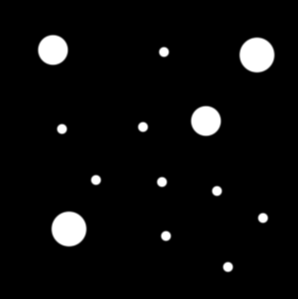
#> input picture 2.png, 298 x 299 px, given in place of 2.jpg, which was not available
$ python fusion.py
#> lines starting #> are read from the running program, lines starting #| are printed output that depends on the picture; after the words box and inside, x2 and y2 are one past the last pixel; in counts of white or black regions, pixels touching at a corner belong together
import cv2
import numpy as np
from matplotlib import pyplot as plt
import os

def dilasi(thresh,kernel):
    d = cv2.dilate(thresh, kernel, iterations=1)
    return d;

FILE_OUTPUT = 'Hasil Deteksi.png'

# mengecek apakah ada file hasil deteksi.png
# dengan fungsi dibawah output bisa di overwrite
if os.path.isfile(FILE_OUTPUT):
    os.remove(FILE_OUTPUT)

#membaca file gambar
gambar = cv2.imread('2.jpg',0)
#> gambar is the input picture: shape (299, 298); min 0, max 255, mean 11.4
#konversi biner dengan threshold apabila minValue 127 dan MaxValue 255 pada sebuah pixel maka nilainya 1
ret, thresh = cv2.threshold(gambar, 127, 255, cv2.THRESH_BINARY)
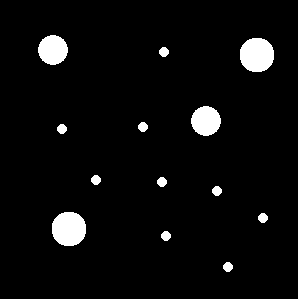
#> thresh: shape (299, 298); 4.4% white; 13 white regions, largest, box (x1, y1, x2, y2) and area: (240, 38, 274, 72) 945, (52, 212, 86, 246) 945, (38, 35, 68, 65) 692
#membuat sebuah kernel 3x3 tipe 8bit
kernel = np.ones((3,3),np.uint8)

$ run again, with 1.PNG copied over 2.png
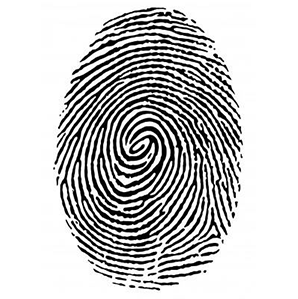
#> input picture 1.PNG, 298 x 299 px, given in place of 2.jpg, which was not available
#> gambar is the input picture: shape (299, 298); min 0, max 255, mean 198.6
#> `ret, thresh = cv2.threshold(gambar, 127, 255, cv2.THRESH_BINARY)`:
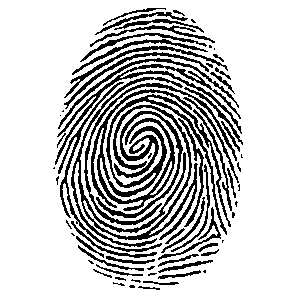
#> thresh: shape (299, 298); 78.1% white; 68 black regions (23 under 20 px), largest, box (x1, y1, x2, y2) and area: (91, 89, 231, 235) 3860, (71, 77, 198, 247) 3068, (96, 111, 183, 218) 1414

$ run again, with 3.png copied over 2.png
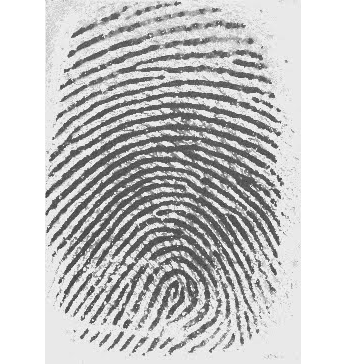
#> input picture 3.png, 364 x 364 px, given in place of 2.jpg, which was not available
#> gambar is the input picture: shape (364, 364); min 40, max 255, mean 201.9
#> `ret, thresh = cv2.threshold(gambar, 127, 255, cv2.THRESH_BINARY)`:
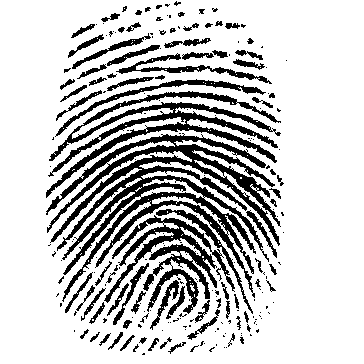
#> thresh: shape (364, 364); 78.7% white; 216 black regions (137 under 20 px), largest, box (x1, y1, x2, y2) and area: (46, 133, 281, 302) 10970, (46, 91, 281, 198) 4853, (104, 215, 235, 314) 3592
